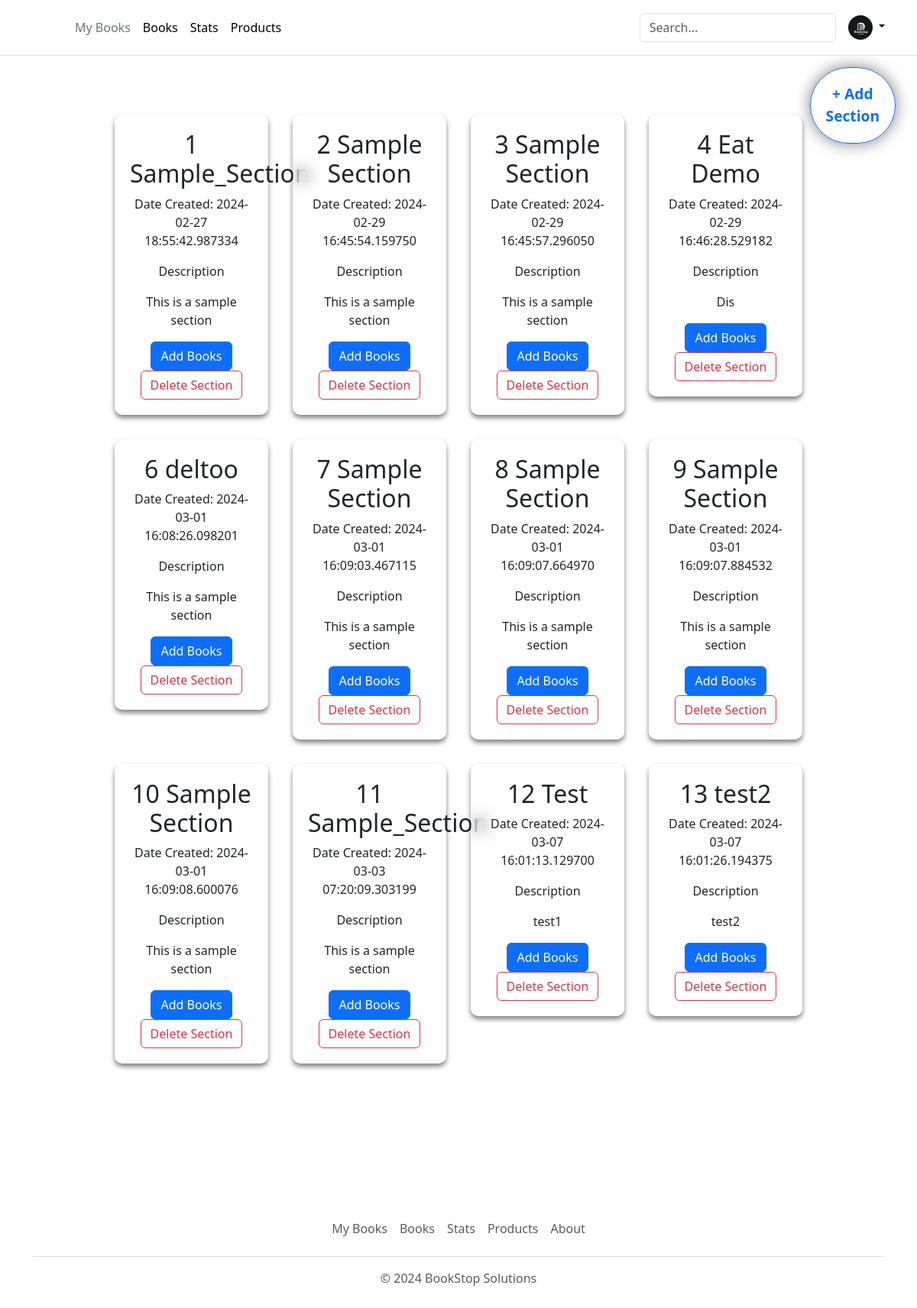
Page /add-section on the earlier database version.
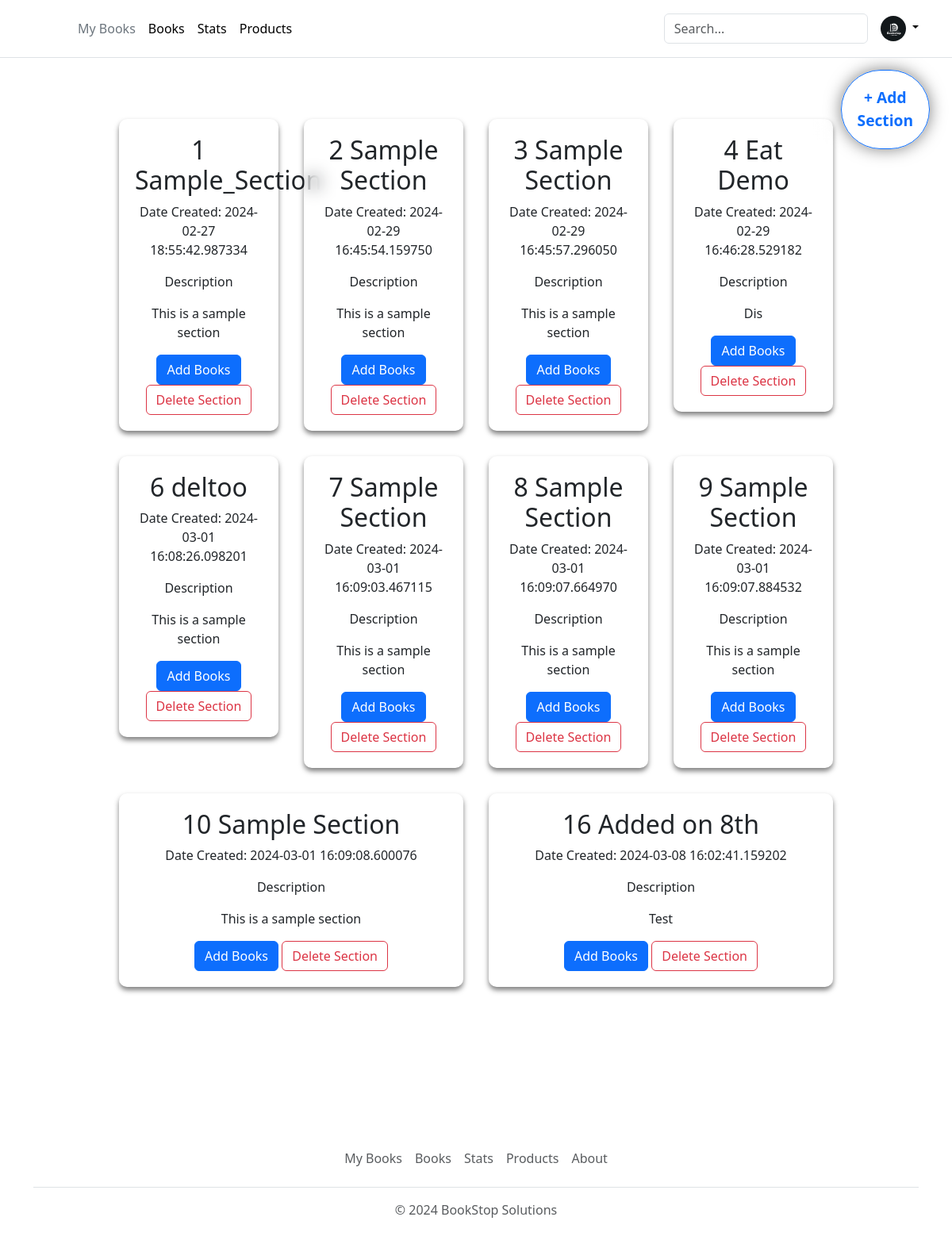
Same page on the later database version.
### app.py (models this page shows)
class Section(db.Model):
    __tablename__ = 'section'
    SectionId = db.Column(db.Integer, autoincrement=True, primary_key=True)
    Title = db.Column(db.String(50), nullable=False)
    CreatedDate = db.Column(db.DateTime, nullable=False, default=datetime.datetime.utcnow)
    Description = db.Column(db.Text, nullable=False)
    ImageLink = db.Column(db.String(255))

### app.py (the view)
@app.route("/add-section", methods = ["GET","POST"])
def addSection():
    if request.method == 'POST':
        data = request.form.to_dict()
        section = Section(Title=data['section'], Description=data['text'])
        db.session.add(section)
        db.session.commit()
        print(data)
        section = Section.query.all()
        return render_template("add-section.html", section = section)
    else:
        section = Section.query.all()
        return render_template("add-section.html", section = section)

### templates/add-section.html (shortened to what this page needs)
<!DOCTYPE html>
<html lang="en">
  <head>
    <link rel="stylesheet" href="/static/add-section.css" />
    {% include 'bootstrap.html' %}
  </head>
  <body>
    <div>
      {% include 'header.html' %}
      <div>
        <button type="button" id="addSection" class="btn btn-outline-primary">
          + Add<br />Section
        </button>
        <div class="main-container">
          {% for sec in section %}
          <div class="section-container" id="{{ sec.SectionId }}">
            <h2>{{ sec.SectionId }} {{ sec.Title }}</h2>
            <p>Date Created: {{ sec.CreatedDate }}</p>
            <div>
              <p>Description</p>
              <p>{{ sec.Description }}</p>
            </div>
            <button
              type="button"
              id="addBook{{ sec.SectionId }}"
              class="btn btn-primary"
            >
              Add Books
            </button>
            <form
              action="{{ url_for('deleteSection', sectionId=sec.SectionId) }}"
              method="post"
              style="display: inline"
            >
              <button type="submit" class="btn btn-outline-danger">
                Delete Section
              </button>
            </form>
          </div>
          {% include 'addBookPopup.html' %}{% endfor %}
        </div>
      </div>
      {% include 'footer.html' %}
    </div>
  </body>
</html>

Differences in the rows shown:
removed Section: SectionId "11", Title "Sample_Section", CreatedDate "2024-03-03 07:20:09.303199", Description "This is a sample section"
removed Section: SectionId "12", Title "Test", CreatedDate "2024-03-07 16:01:13.129700", Description "test1"
removed Section: SectionId "13", Title "test2", CreatedDate "2024-03-07 16:01:26.194375", Description "test2"
added Section: SectionId "16", Title "Added on 8th", CreatedDate "2024-03-08 16:02:41.159202", Description "Test"
